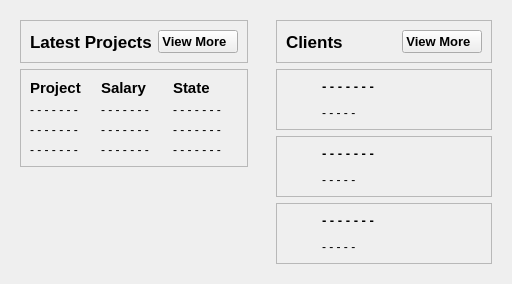
       <widget class="QWidget" name="mainFrame_3" native="true">
        <property name="sizePolicy">
         <sizepolicy hsizetype="Preferred" vsizetype="Expanding">
          <horstretch>0</horstretch>
          <verstretch>0</verstretch>
         </sizepolicy>
        </property>
        <layout class="QHBoxLayout" name="horizontalLayout_41">
         <property name="spacing">
          <number>10</number>
         </property>
         <item>
          <widget class="QWidget" name="widget_14" native="true">
           <layout class="QVBoxLayout" name="verticalLayout_31">
            <item alignment="Qt::AlignTop">
             <widget class="QFrame" name="frame_36">
              <property name="frameShape">
               <enum>QFrame::StyledPanel</enum>
              </property>
              <property name="frameShadow">
               <enum>QFrame::Raised</enum>
              </property>
              <layout class="QHBoxLayout" name="horizontalLayout_42">
               <item alignment="Qt::AlignLeft">
                <widget class="QLabel" name="label_102">
                 <property name="font">
                  <font>
                   <pointsize>13</pointsize>
                   <bold>true</bold>
                  </font>
                 </property>
                 <property name="text">
                  <string>Latest Projects</string>
                 </property>
                </widget>
               </item>
               <item alignment="Qt::AlignRight">
                <widget class="QPushButton" name="pushButton_30">
                 <property name="font">
                  <font>
                   <pointsize>10</pointsize>
                   <bold>true</bold>
                  </font>
                 </property>
                 <property name="text">
                  <string>View More  </string>
                 </property>
                 <property name="icon">
                  <iconset resource="resources.qrc">
                   <normaloff>:/whiteIcons/assets/icons/white/arrow-right.svg</normaloff>:/whiteIcons/assets/icons/white/arrow-right.svg</iconset>
                 </property>
                 <property name="iconSize">
                  <size>
                   <width>24</width>
                   <height>24</height>
                  </size>
                 </property>
                </widget>
               </item>
              </layout>
             </widget>
            </item>
            <item alignment="Qt::AlignTop">
             <widget class="QFrame" name="frame_37">
              <property name="sizePolicy">
               <sizepolicy hsizetype="Preferred" vsizetype="Expanding">
                <horstretch>0</horstretch>
                <verstretch>0</verstretch>
               </sizepolicy>
              </property>
              <property name="frameShape">
               <enum>QFrame::StyledPanel</enum>
              </property>
              <property name="frameShadow">
               <enum>QFrame::Raised</enum>
              </property>
              <layout class="QGridLayout" name="gridLayout_3">
               <item row="2" column="2">
                <widget class="QLabel" name="label_103">
                 <property name="text">
                  <string>- - - - - - -</string>
                 </property>
                </widget>
               </item>
               <item row="0" column="2">
                <widget class="QLabel" name="label_104">
                 <property name="font">
                  <font>
                   <pointsize>11</pointsize>
                   <bold>true</bold>
                  </font>
                 </property>
                 <property name="text">
                  <string>State</string>
                 </property>
                </widget>
               </item>
               <item row="0" column="0">
                <widget class="QLabel" name="label_105">
                 <property name="font">
                  <font>
                   <pointsize>11</pointsize>
                   <bold>true</bold>
                  </font>
                 </property>
                 <property name="text">
                  <string>Project</string>
                 </property>
                </widget>
               </item>
               <item row="1" column="2">
                <widget class="QLabel" name="label_106">
                 <property name="text">
                  <string>- - - - - - -</string>
                 </property>
                </widget>
               </item>
               <item row="2" column="0">
                <widget class="QLabel" name="label_107">
                 <property name="text">
                  <string>- - - - - - -</string>
                 </property>
                </widget>
               </item>
               <item row="0" column="1">
                <widget class="QLabel" name="label_108">
                 <property name="font">
                  <font>
                   <pointsize>11</pointsize>
                   <bold>true</bold>
                  </font>
                 </property>
                 <property name="text">
                  <string>Salary</string>
                 </property>
                </widget>
               </item>
               <item row="3" column="0">
                <widget class="QLabel" name="label_109">
                 <property name="text">
                  <string>- - - - - - -</string>
                 </property>
                </widget>
               </item>
               <item row="2" column="1">
                <widget class="QLabel" name="label_110">
                 <property name="text">
                  <string>- - - - - - -</string>
                 </property>
                </widget>
               </item>
               <item row="1" column="1">
                <widget class="QLabel" name="label_111">
                 <property name="text">
                  <string>- - - - - - -</string>
                 </property>
                </widget>
               </item>
               <item row="3" column="1">
                <widget class="QLabel" name="label_112">
                 <property name="text">
                  <string>- - - - - - -</string>
                 </property>
                </widget>
               </item>
               <item row="1" column="0">
                <widget class="QLabel" name="label_113">
                 <property name="text">
                  <string>- - - - - - -</string>
                 </property>
                </widget>
               </item>
               <item row="3" column="2">
                <widget class="QLabel" name="label_114">
                 <property name="text">
                  <string>- - - - - - -</string>
                 </property>
                </widget>
               </item>
              </layout>
             </widget>
            </item>
            <item>
             <spacer name="verticalSpacer_3">
              <property name="orientation">
               <enum>Qt::Vertical</enum>
              </property>
              <property name="sizeHint" stdset="0">
               <size>
                <width>20</width>
                <height>40</height>
               </size>
              </property>
             </spacer>
            </item>
           </layout>
          </widget>
         </item>
         <item>
          <widget class="QWidget" name="widget_15" native="true">
           <layout class="QVBoxLayout" name="verticalLayout_32">
            <property name="leftMargin">
             <number>9</number>
            </property>
            <item>
             <widget class="QFrame" name="frame_38">
              <property name="frameShape">
               <enum>QFrame::StyledPanel</enum>
              </property>
              <property name="frameShadow">
               <enum>QFrame::Raised</enum>
              </property>
              <layout class="QHBoxLayout" name="horizontalLayout_43">
               <item>
                <widget class="QLabel" name="label_115">
                 <property name="font">
                  <font>
                   <pointsize>13</pointsize>
                   <bold>true</bold>
                  </font>
                 </property>
                 <property name="text">
                  <string>Clients</string>
                 </property>
                </widget>
               </item>
               <item alignment="Qt::AlignRight">
                <widget class="QPushButton" name="pushButton_31">
                 <property name="font">
                  <font>
                   <pointsize>10</pointsize>
                   <bold>true</bold>
                  </font>
                 </property>
                 <property name="text">
                  <string>View More  </string>
                 </property>
                 <property name="icon">
                  <iconset resource="resources.qrc">
                   <normaloff>:/whiteIcons/assets/icons/white/arrow-right.svg</normaloff>:/whiteIcons/assets/icons/white/arrow-right.svg</iconset>
                 </property>
                 <property name="iconSize">
                  <size>
                   <width>24</width>
                   <height>24</height>
                  </size>
                 </property>
                </widget>
               </item>
              </layout>
             </widget>
            </item>
            <item>
             <widget class="QFrame" name="frame_39">
              <property name="frameShape">
               <enum>QFrame::StyledPanel</enum>
              </property>
              <property name="frameShadow">
               <enum>QFrame::Raised</enum>
              </property>
              <layout class="QHBoxLayout" name="horizontalLayout_44">
               <item>
                <widget class="QLabel" name="label_116">
                 <property name="minimumSize">
                  <size>
                   <width>30</width>
                   <height>30</height>
                  </size>
                 </property>
                 <property name="maximumSize">
                  <size>
                   <width>30</width>
                   <height>30</height>
                  </size>
                 </property>
                 <property name="text">
                  <string/>
                 </property>
                 <property name="pixmap">
                  <pixmap resource="resources.qrc">:/whiteIcons/assets/icons/white/user-check.svg</pixmap>
                 </property>
                 <property name="scaledContents">
                  <bool>true</bool>
                 </property>
                </widget>
               </item>
               <item>
                <widget class="QLabel" name="label_117">
                 <property name="text">
                  <string>&lt;html&gt;&lt;head/&gt;&lt;body&gt;&lt;p&gt;&lt;span style=&quot; font-size:10pt; font-weight:600;&quot;&gt;- - - - - - -&lt;/span&gt;&lt;/p&gt;&lt;p&gt;- - - - - &lt;/p&gt;&lt;/body&gt;&lt;/html&gt;</string>
                 </property>
                </widget>
               </item>
               <item>
                <widget class="QLabel" name="label_118">
                 <property name="minimumSize">
                  <size>
                   <width>30</width>
                   <height>30</height>
                  </size>
                 </property>
                 <property name="maximumSize">
                  <size>
                   <width>30</width>
                   <height>30</height>
                  </size>
                 </property>
                 <property name="text">
                  <string/>
                 </property>
                 <property name="pixmap">
                  <pixmap resource="resources.qrc">:/whiteIcons/assets/icons/white/facebook.svg</pixmap>
                 </property>
                 <property name="scaledContents">
                  <bool>true</bool>
                 </property>
                </widget>
               </item>
               <item>
                <widget class="QLabel" name="label_119">
                 <property name="minimumSize">
                  <size>
                   <width>30</width>
                   <height>30</height>
                  </size>
                 </property>
                 <property name="maximumSize">
                  <size>
                   <width>30</width>
                   <height>30</height>
                  </size>
                 </property>
                 <property name="text">
                  <string/>
                 </property>
                 <property name="pixmap">
                  <pixmap resource="resources.qrc">:/whiteIcons/assets/icons/white/message-circle.svg</pixmap>
                 </property>
                 <property name="scaledContents">
                  <bool>true</bool>
                 </property>
                </widget>
               </item>
               <item>
                <widget class="QLabel" name="label_120">
                 <property name="minimumSize">
                  <size>
                   <width>30</width>
                   <height>30</height>
                  </size>
                 </property>
                 <property name="maximumSize">
                  <size>
                   <width>30</width>
                   <height>30</height>
                  </size>
                 </property>
                 <property name="text">
                  <string/>
                 </property>
                 <property name="pixmap">
                  <pixmap resource="resources.qrc">:/whiteIcons/assets/icons/white/phone-call.svg</pixmap>
                 </property>
                 <property name="scaledContents">
                  <bool>true</bool>
                 </property>
                </widget>
               </item>
              </layout>
             </widget>
            </item>
            <item>
             <widget class="QFrame" name="frame_40">
              <property name="frameShape">
               <enum>QFrame::StyledPanel</enum>
              </property>
              <property name="frameShadow">
               <enum>QFrame::Raised</enum>
              </property>
              <layout class="QHBoxLayout" name="horizontalLayout_45">
               <item>
                <widget class="QLabel" name="label_121">
                 <property name="minimumSize">
                  <size>
                   <width>30</width>
                   <height>30</height>
                  </size>
                 </property>
                 <property name="maximumSize">
                  <size>
                   <width>30</width>
                   <height>30</height>
                  </size>
                 </property>
                 <property name="text">
                  <string/>
                 </property>
                 <property name="pixmap">
                  <pixmap resource="resources.qrc">:/whiteIcons/assets/icons/white/user-check.svg</pixmap>
                 </property>
                 <property name="scaledContents">
                  <bool>true</bool>
                 </property>
                </widget>
               </item>
               <item>
                <widget class="QLabel" name="label_122">
                 <property name="text">
                  <string>&lt;html&gt;&lt;head/&gt;&lt;body&gt;&lt;p&gt;&lt;span style=&quot; font-size:10pt; font-weight:600;&quot;&gt;- - - - - - -&lt;/span&gt;&lt;/p&gt;&lt;p&gt;- - - - - &lt;/p&gt;&lt;/body&gt;&lt;/html&gt;</string>
                 </property>
                </widget>
               </item>
               <item>
                <widget class="QLabel" name="label_123">
                 <property name="minimumSize">
                  <size>
                   <width>30</width>
                   <height>30</height>
                  </size>
                 </property>
                 <property name="maximumSize">
                  <size>
                   <width>30</width>
                   <height>30</height>
                  </size>
                 </property>
                 <property name="text">
                  <string/>
                 </property>
                 <property name="pixmap">
                  <pixmap resource="resources.qrc">:/whiteIcons/assets/icons/white/facebook.svg</pixmap>
                 </property>
                 <property name="scaledContents">
                  <bool>true</bool>
                 </property>
                </widget>
               </item>
               <item>
                <widget class="QLabel" name="label_124">
                 <property name="minimumSize">
                  <size>
                   <width>30</width>
                   <height>30</height>
                  </size>
                 </property>
                 <property name="maximumSize">
                  <size>
                   <width>30</width>
                   <height>30</height>
                  </size>
                 </property>
                 <property name="text">
                  <string/>
                 </property>
                 <property name="pixmap">
                  <pixmap resource="resources.qrc">:/whiteIcons/assets/icons/white/message-circle.svg</pixmap>
                 </property>
                 <property name="scaledContents">
                  <bool>true</bool>
                 </property>
                </widget>
               </item>
               <item>
                <widget class="QLabel" name="label_125">
                 <property name="minimumSize">
                  <size>
                   <width>30</width>
                   <height>30</height>
                  </size>
                 </property>
                 <property name="maximumSize">
                  <size>
                   <width>30</width>
                   <height>30</height>
                  </size>
                 </property>
                 <property name="text">
                  <string/>
                 </property>
                 <property name="pixmap">
                  <pixmap resource="resources.qrc">:/whiteIcons/assets/icons/white/phone-call.svg</pixmap>
                 </property>
                 <property name="scaledContents">
                  <bool>true</bool>
                 </property>
                </widget>
               </item>
              </layout>
             </widget>
            </item>
            <item>
             <widget class="QFrame" name="frame_41">
              <property name="frameShape">
               <enum>QFrame::StyledPanel</enum>
              </property>
              <property name="frameShadow">
               <enum>QFrame::Raised</enum>
              </property>
              <layout class="QHBoxLayout" name="horizontalLayout_46">
               <item>
                <widget class="QLabel" name="label_126">
                 <property name="minimumSize">
                  <size>
                   <width>30</width>
                   <height>30</height>
                  </size>
                 </property>
                 <property name="maximumSize">
                  <size>
                   <width>30</width>
                   <height>30</height>
                  </size>
                 </property>
                 <property name="text">
                  <string/>
                 </property>
                 <property name="pixmap">
                  <pixmap resource="resources.qrc">:/whiteIcons/assets/icons/white/user-check.svg</pixmap>
                 </property>
                 <property name="scaledContents">
                  <bool>true</bool>
                 </property>
                </widget>
               </item>
               <item>
                <widget class="QLabel" name="label_127">
                 <property name="text">
                  <string>&lt;html&gt;&lt;head/&gt;&lt;body&gt;&lt;p&gt;&lt;span style=&quot; font-size:10pt; font-weight:600;&quot;&gt;- - - - - - -&lt;/span&gt;&lt;/p&gt;&lt;p&gt;- - - - - &lt;/p&gt;&lt;/body&gt;&lt;/html&gt;</string>
                 </property>
                </widget>
               </item>
               <item>
                <widget class="QLabel" name="label_128">
                 <property name="minimumSize">
                  <size>
                   <width>30</width>
                   <height>30</height>
                  </size>
                 </property>
                 <property name="maximumSize">
                  <size>
                   <width>30</width>
                   <height>30</height>
                  </size>
                 </property>
                 <property name="text">
                  <string/>
                 </property>
                 <property name="pixmap">
                  <pixmap resource="resources.qrc">:/whiteIcons/assets/icons/white/facebook.svg</pixmap>
                 </property>
                 <property name="scaledContents">
                  <bool>true</bool>
                 </property>
                </widget>
               </item>
               <item>
                <widget class="QLabel" name="label_129">
                 <property name="minimumSize">
                  <size>
                   <width>30</width>
                   <height>30</height>
                  </size>
                 </property>
                 <property name="maximumSize">
                  <size>
                   <width>30</width>
                   <height>30</height>
                  </size>
                 </property>
                 <property name="text">
                  <string/>
                 </property>
                 <property name="pixmap">
                  <pixmap resource="resources.qrc">:/whiteIcons/assets/icons/white/message-circle.svg</pixmap>
                 </property>
                 <property name="scaledContents">
                  <bool>true</bool>
                 </property>
                </widget>
               </item>
               <item>
                <widget class="QLabel" name="label_130">
                 <property name="minimumSize">
                  <size>
                   <width>30</width>
                   <height>30</height>
                  </size>
                 </property>
                 <property name="maximumSize">
                  <size>
                   <width>30</width>
                   <height>30</height>
                  </size>
                 </property>
                 <property name="text">
                  <string/>
                 </property>
                 <property name="pixmap">
                  <pixmap resource="resources.qrc">:/whiteIcons/assets/icons/white/phone-call.svg</pixmap>
                 </property>
                 <property name="scaledContents">
                  <bool>true</bool>
                 </property>
                </widget>
               </item>
              </layout>
             </widget>
            </item>
           </layout>
          </widget>
         </item>
        </layout>
       </widget>
